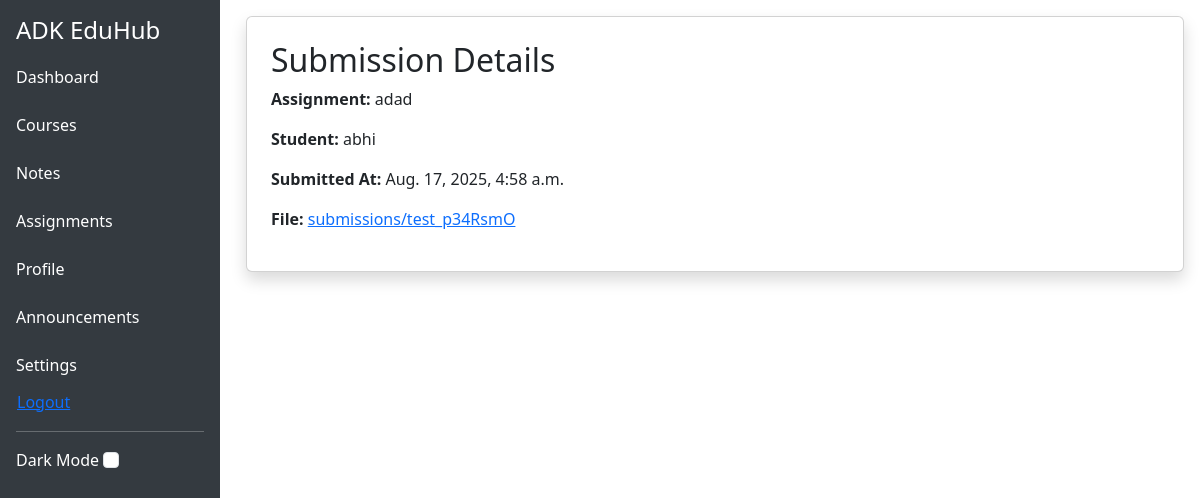
Page /assignments/submission/6/ (signed in) on the committed database.
### assignments/models.py (models this page shows, shortened)
class Submission(models.Model):
    assignment = models.ForeignKey(
        Assignment, on_delete=models.CASCADE, related_name="submissions"
    )
    student = models.ForeignKey(
        settings.AUTH_USER_MODEL,
        on_delete=models.CASCADE,
        related_name="submissions"
    )
    submitted_file = models.FileField(upload_to="submissions/")
    submitted_at = models.DateTimeField(auto_now_add=True)
    last_edited_at = models.DateTimeField(blank=True, null=True)
    rating = models.IntegerField(blank=True, null=True)  # e.g., 0-100 or 1-5
    feedback = models.TextField(blank=True, null=True)
    rated_by = models.ForeignKey(
        settings.AUTH_USER_MODEL,
        on_delete=models.SET_NULL,
        blank=True,
        null=True,
        related_name="graded_submissions"
    )
    class Meta:
        unique_together = ("assignment", "student")
        ordering = ["-submitted_at"]

class Assignment(models.Model):
    title = models.CharField(max_length=255)
    description = models.TextField(blank=True)
    due_date = models.DateField(default=timezone.now)
    file = models.FileField(upload_to="assignments/", blank=True, null=True)
    course = models.ForeignKey(
        Course, on_delete=models.CASCADE, related_name="assignments"
    )
    uploaded_by = models.ForeignKey(
        settings.AUTH_USER_MODEL,
        on_delete=models.CASCADE,
        related_name="uploaded_assignments",
    )
    uploaded_at = models.DateTimeField(auto_now_add=True)
    last_edited_by = models.ForeignKey(
        settings.AUTH_USER_MODEL,
        on_delete=models.SET_NULL,
        blank=True,
        null=True,
        related_name="edited_assignments",
    )
    last_edited_at = models.DateTimeField(blank=True, null=True)
    class Meta:
        ordering = ["-uploaded_at"]

### core/models.py (models this page shows, shortened)
class CustomUser(AbstractUser):
    ROLE_CHOICES = (
        ('admin', 'Admin'),
        ('teacher', 'Teacher'),
        ('student', 'Student'),
    )
    role = models.CharField(max_length=10, choices=ROLE_CHOICES)

### assignments/views.py (the view)
# urls.py: path("submission/<int:pk>/", SubmissionDetailView.as_view(), name="submission_detail"),
class SubmissionDetailView(LoginRequiredMixin, DetailView):
    model = Submission
    template_name = "assignments/submission_detail.html"
    context_object_name = "submission"

### assignments/templates/assignments/submission_detail.html (shortened to what this page needs)
{% extends "core/base.html" %}
{% block content %}
<div class="card shadow p-4">
    <h2>Submission Details</h2>
    <p><strong>Assignment:</strong> {{ submission.assignment.title }}</p>
    <p><strong>Student:</strong> {{ submission.student.username }}</p>
    <p><strong>Submitted At:</strong> {{ submission.submitted_at }}</p>
    <p><strong>File:</strong>
      {% if submission.submitted_file %}
        <a href="{{ submission.submitted_file.url }}" target="_blank">{{ submission.submitted_file.name }}</a>
      {% else %}
        No file uploaded
      {% endif %}
    </p>
</div>
{% endblock %}

### rows in the picture
Submission: assignment "adad", student.username "abhi", submitted_at "Aug. 17, 2025, 4:58 a.m.", submitted_file.name "submissions/test_p34RsmO"
